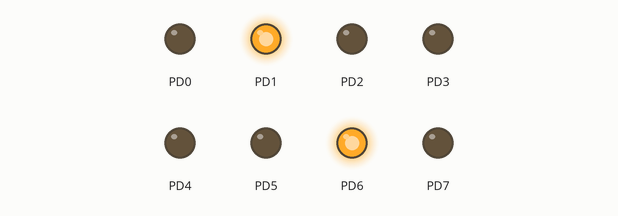
This program was run on a simulated ATmega32, built with avr-gcc and emulated at 8 MHz. Parts: output pins drawn as LEDs (lit = HIGH).

Above: at 0.38 s.
At 1.16 s:
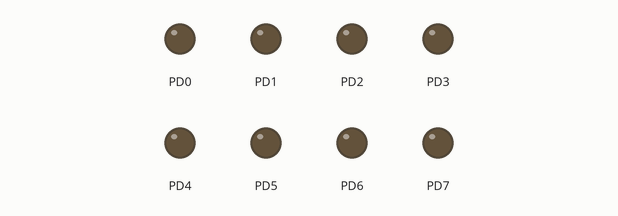
At 1.42 s:
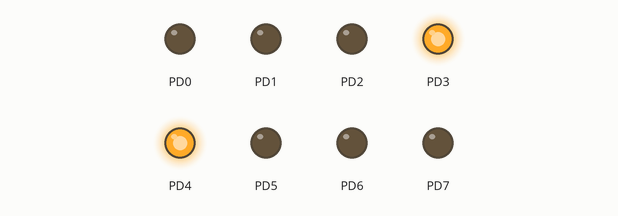
At 2.3 s:
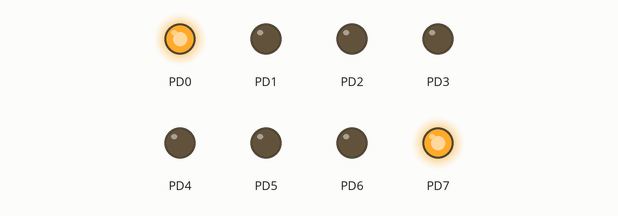
At 4.02 s:
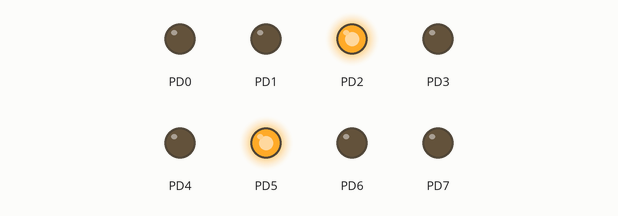
Timing chart, 0 to 5.4 s (numbered marks = the images above):
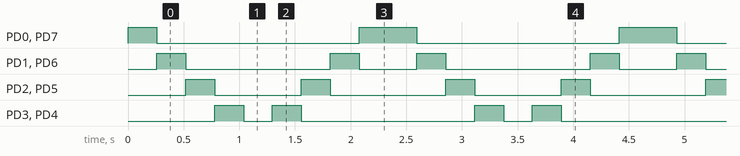

Measured:
- by itself, PD0, PD7: repeats every 2.3 s: LOW 1.8 s, HIGH 0.52 s
- by itself, PD1, PD6: repeats every 2.3 s: LOW 1.3 s, HIGH 0.26 s, LOW 0.52 s, HIGH 0.26 s
- by itself, PD2, PD5: repeats every 2.3 s: LOW 0.78 s, HIGH 0.26 s, LOW 1.0 s, HIGH 0.26 s
- by itself, PD3, PD4: repeats every 2.3 s: LOW 0.26 s, HIGH 0.26 s, LOW 1.6 s, HIGH 0.26 s

The program:

main.c
```c
/*
 *
 * <<<<<<<<<<<<<<<<<<<<<<<<<<<<<<<<<<<<<<<<<<<<<<<<<<<<<<<<<<<<<<<<<<<<<<<<<<<<<<<<<<<<<<<<<<<<<<<<<<<<<<<<<
 * <<<<<<<<<<<<<<<<<<<<<<<<<<<<<<<<<<<<<<<< Applications_On_Leds >>>>>>>>>>>>>>>>>>>>>>>>>>>>>>>>>>>>>>>>>>>>
 * >>>>>>>>>>>>>>>>>>>>>>>>>>>>>>>>>>>>>>>>>>>>>>>>>>>>>>>>>>>>>>>>>>>>>>>>>>>>>>>>>>>>>>>>>>>>>>>>>>>>>>>>>>
 *
 */

#include <util/delay.h>

#include "STD_TYPES.h"
#include "BIT_MATH.h"

#include "DIO_interface.h"
#include "LED_interface.h"

#define NUM_OF_LEDS    8
#define LOOP(N) for(u8 i = 0; i < N; ++i)

// Define All Configuration for LEDs
LED_Type_t Leds[NUM_OF_LEDS] = {
		              {LED_PORTD, LED_PIN0, ACTIVE_HIGH},
		              {LED_PORTD, LED_PIN1, ACTIVE_HIGH},
			      {LED_PORTD, LED_PIN2, ACTIVE_HIGH},
			      {LED_PORTD, LED_PIN3, ACTIVE_HIGH},
			      {LED_PORTD, LED_PIN4, ACTIVE_HIGH},
			      {LED_PORTD, LED_PIN5, ACTIVE_HIGH},
			      {LED_PORTD, LED_PIN6, ACTIVE_HIGH},
			      {LED_PORTD, LED_PIN7, ACTIVE_HIGH}
};

void flashingEvery1000ms              (void);
void shiftingLeftEvery250ms           (void);
void shiftingRightEvery250ms          (void);
void twoLedsConvergeEvery250ms        (void);
void twoLedsDivergeEvery250ms         (void);
void pingPongEvery250ms               (void);
void incrementingEvery250             (void);
void twoLedsConvergeDivergeEvery250ms (void);

void main()
{
	// Initialization Of LEDs
    LOOP(NUM_OF_LEDS)
    {
    	LED_voidInit   (Leds[i]);
    }

    while(1)
    {
    	twoLedsConvergeDivergeEvery250ms ();
    }
}

void flashingEvery1000ms              (void) {

	LOOP(NUM_OF_LEDS)
	{
		LED_voidOn (Leds[i]);
	}
	_delay_ms(1000);

	LOOP(NUM_OF_LEDS)
	{
		LED_voidOff (Leds[i]);
	}
	_delay_ms(1000);
}

void shiftingLeftEvery250ms           (void) {

	LOOP(NUM_OF_LEDS)
	{
		LED_voidOn     (Leds[i]);
		_delay_ms(250);
		LED_voidOff     (Leds[i]);
	}
}

void shiftingRightEvery250ms          (void) {

	LOOP(NUM_OF_LEDS)
	{
		LED_voidOn     (Leds[7 - i]);
		_delay_ms(250);
		LED_voidOff     (Leds[7 - i]);
	}
}

void twoLedsConvergeEvery250ms        (void) {

	LOOP(NUM_OF_LEDS / 2)
	{
		LED_voidOn     (Leds[i]);
		LED_voidOn     (Leds[7 - i]);
		_delay_ms(250);
		LED_voidOff     (Leds[i]);
		LED_voidOff     (Leds[7 - i]);
	}

}

void twoLedsDivergeEvery250ms         (void) {

	LOOP(NUM_OF_LEDS / 2)
	{
		LED_voidOn     (Leds[i + 4]);
		LED_voidOn     (Leds[3 - i]);
		_delay_ms(250);
		LED_voidOff     (Leds[i + 4]);
		LED_voidOff     (Leds[3 - i]);
	}
}

void pingPongEvery250ms               (void) {

	LOOP(NUM_OF_LEDS)
	{
		LED_voidOn     (Leds[i]);
		_delay_ms(250);
		LED_voidOff     (Leds[i]);
	}

	LOOP(NUM_OF_LEDS)
	{
		LED_voidOn     (Leds[7 - i]);
		_delay_ms(250);
		LED_voidOff     (Leds[7 - i]);
	}

	_delay_ms(250);
}

void incrementingEvery250             (void) {

	LOOP(NUM_OF_LEDS)
	{
		LED_voidOn     (Leds[i]);
		_delay_ms(250);
	}

	LOOP(NUM_OF_LEDS)
	{
		LED_voidOff     (Leds[i]);
	}

	_delay_ms(250);
}

void twoLedsConvergeDivergeEvery250ms (void) {

	LOOP(NUM_OF_LEDS / 2)
	{
		LED_voidOn     (Leds[i]);
		LED_voidOn     (Leds[7 - i]);
		_delay_ms(250);
		LED_voidOff     (Leds[i]);
		LED_voidOff     (Leds[7 - i]);
	}

	_delay_ms(250);

	LOOP(NUM_OF_LEDS / 2)
	{
		LED_voidOn     (Leds[i + 4]);
		LED_voidOn     (Leds[3 - i]);
		_delay_ms(250);
		LED_voidOff     (Leds[i + 4]);
		LED_voidOff     (Leds[3 - i]);
	}
}
```

LED_interface.h
```c
/*
 *<<<<<<<<<<<<<<<<<<<<<<<<<<<<<<<<<<<<<<<<<<<<  LED_interface.h   <<<<<<<<<<<<<<<<<<<<<<<<<<<<<<<<<<<<<<<<<<<<
 *
 *    Author   :  Gehad Hassanin
 *    Layer    :  HAL
 *    SWC      :  LED
 *
 */

#ifndef LED_INTERFACE_H_
#define LED_INTERFACE_H_

// PINS_Define
#define LED_PIN0 0
#define LED_PIN1 1
#define LED_PIN2 2
#define LED_PIN3 3
#define LED_PIN4 4
#define LED_PIN5 5
#define LED_PIN6 6
#define LED_PIN7 7

// PORTS_Define
#define LED_PORTA 0
#define LED_PORTB 1
#define LED_PORTC 2
#define LED_PORTD 3

// Connection_Type
#define ACTIVE_HIGH 1
#define ACTIVE_LOW  0

typedef struct {

	u8 Port;
	u8 Pin;
	u8 Active_State;
}LED_Type_t;

// LED_Operations
void LED_voidInit   (LED_Type_t Copy_structLedConfig);
void LED_voidOn     (LED_Type_t Copy_structLedConfig);
void LED_voidOff    (LED_Type_t Copy_structLedConfig);
void LED_voidToggle (LED_Type_t Copy_structLedConfig);


#endif // LED_INTERFACE_H_
```

LED_program.c
```c
/*
 *<<<<<<<<<<<<<<<<<<<<<<<<<<<<<<<<<<<<<<<<<<<<  LED_program.c   <<<<<<<<<<<<<<<<<<<<<<<<<<<<<<<<<<<<<<<<<<<<
 *
 *    Author   :  Gehad Hassanin
 *    Layer    :  HAL
 *    SWC      :  LED
 *
 */
#include <util/delay.h>

#include "STD_TYPES.h"
#include "BIT_MATH.h"

#include "DIO_interface.h"
#include "LED_interface.h"

#include "LED_private.h"

void LED_voidInit   (LED_Type_t Copy_structLedConfig)
{
	DIO_enumSetPinDirection (Copy_structLedConfig.Port, Copy_structLedConfig.Pin, DIO_PIN_OUTPUT);
}

void LED_voidOn     (LED_Type_t Copy_structLedConfig)
{
	if (Copy_structLedConfig.Active_State == ACTIVE_HIGH)
	{
		DIO_enumSetPinValue (Copy_structLedConfig.Port, Copy_structLedConfig.Pin, DIO_PIN_HIGH);
	}

	else if (Copy_structLedConfig.Active_State == ACTIVE_LOW)
	{
		DIO_enumSetPinValue (Copy_structLedConfig.Port, Copy_structLedConfig.Pin, DIO_PIN_LOW);
	}
}

void LED_voidOff    (LED_Type_t Copy_structLedConfig)
{
	if (Copy_structLedConfig.Active_State == ACTIVE_HIGH)
	{
		DIO_enumSetPinValue (Copy_structLedConfig.Port, Copy_structLedConfig.Pin, DIO_PIN_LOW);
	}

	else if (Copy_structLedConfig.Active_State == ACTIVE_LOW)
	{
		DIO_enumSetPinValue (Copy_structLedConfig.Port, Copy_structLedConfig.Pin, DIO_PIN_HIGH);
	}
}

void LED_voidToggle (LED_Type_t Copy_structLedConfig)
{
	DIO_enumTogglePinValue (Copy_structLedConfig.Port, Copy_structLedConfig.Pin);
}
```

BIT_MATH.h
```c
#ifndef BIT_MATH_H_
#define BIT_MATH_H_

//BIT_OPERATION
#define SET_BIT(reg,bit)   reg|=(1<<bit)
#define CLR_BIT(reg,bit)   reg&=(~(1<<bit))
#define TOG_BIT(reg,bit)   reg^=(1<<bit)
#define GET_BIT(reg,bit)   (reg&(1<<bit))>>bit

#endif // BIT_MATH_H_
```

DIO_interface.h
```c
/*
 * <<<<<<<<<<<<<<<<<<<<<<<<<<<<<<<<<<<<<<<<<<<<<<<<<<<<   DIO_interface.h   <<<<<<<<<<<<<<<<<<<<<<<<<<<<<<<<<<<<<<<<<<<<<<<<<<<
 *
 * Author  :  Gehad Hassanin
 * Layer   :  MCAL
 * SWC     :  DIO/GPIO
 *
 */

#ifndef DIO_INTERFACE_H_
#define DIO_INTERFACE_H_

typedef enum {
	DIO_NOK,
	DIO_OK
}DIO_ErrorStatus;

// PORTS_Defines
#define DIO_PORTA 0
#define DIO_PORTB 1
#define DIO_PORTC 2
#define DIO_PORTD 3

// PINS_Defines
#define DIO_PIN0 0
#define DIO_PIN1 1
#define DIO_PIN2 2
#define DIO_PIN3 3
#define DIO_PIN4 4
#define DIO_PIN5 5
#define DIO_PIN6 6
#define DIO_PIN7 7

// PIN_Direction
#define DIO_PIN_OUTPUT 1
#define DIO_PIN_INPUT 0

// PIN_Value_Options
#define DIO_PIN_HIGH 1
#define DIO_PIN_LOW  0

// PORT_Direction
#define DIO_PORT_OUTPUT 0xff
#define DIO_PORT_INPUT 0

// PORT_Value_Options
#define DIO_PORT_HIGH 0xff
#define DIO_PORT_LOW  0

// PINS
DIO_ErrorStatus DIO_enumSetPinDirection (u8 Copy_u8Port, u8 Copy_u8Pin, u8 Copy_u8Direction);
DIO_ErrorStatus DIO_enumSetPinValue     (u8 Copy_u8Port, u8 Copy_u8Pin, u8 Copy_u8Value    );
DIO_ErrorStatus DIO_enumGetPinValue     (u8 Copy_u8Port, u8 Copy_u8Pin, u8 *Copy_u8PtrData );
DIO_ErrorStatus DIO_enumTogglePinValue  (u8 Copy_u8Port, u8 Copy_u8Pin                               );

// PORTS
DIO_ErrorStatus DIO_enumSetPortDirection (u8 Copy_u8Port, u8 Copy_u8Direction);
DIO_ErrorStatus DIO_enumSetPortValue     (u8 Copy_u8Port, u8 Copy_u8Value    );
DIO_ErrorStatus DIO_enumGetPortValue     (u8 Copy_u8Port, u8 *Copy_u8PtrData );
DIO_ErrorStatus DIO_enumTogglePortValue  (u8 Copy_u8Port                               );

// NIBBLES
DIO_ErrorStatus DIO_enumWritHighNibbles (u8 Copy_u8Port, u8 Copy_u8Value);
DIO_ErrorStatus DIO_enumWritLowNibbles  (u8 Copy_u8Port, u8 Copy_u8Value);
#endif // DIO_INTERFACE_H_
```

DIO_private.h
```c
/*
 *<<<<<<<<<<<<<<<<<<<<<<<<<<<<<<<<<<<<<<<<<<<<   DIO_private.h   <<<<<<<<<<<<<<<<<<<<<<<<<<<<<<<<<<<<<<<<<<<<
 *
 *    Author   :  Gehad Hassanin
 *    Layer    :  MCAL
 *    SWC      :  DIO/GPIO
 *
 */

#ifndef DIO_PRIVATE_H_
#define DIO_PRIVATE_H_

/* PORtA_Register */
#define PORTA_Register  *((volatile u8*)0x3B)
#define DDRA_Register   *((volatile u8*)0x3A)
#define PINA_Register   *((volatile u8*)0x39)

/* PORtB_Register */
#define PORTB_Register  *((volatile u8*)0x38)
#define DDRB_Register   *((volatile u8*)0x37)
#define PINB_Register   *((volatile u8*)0x36)

/* PORtC_Register */
#define PORTC_Register  *((volatile u8*)0x35)
#define DDRC_Register   *((volatile u8*)0x34)
#define PINC_Register   *((volatile u8*)0x33)

/* PORtD_Register */
#define PORTD_Register  *((volatile u8*)0x32)
#define DDRD_Register   *((volatile u8*)0x31)
#define PIND_Register   *((volatile u8*)0x30)
#endif // DIO_PRIVATE_H_
```

DIO_program.c
```c
/*
 *<<<<<<<<<<<<<<<<<<<<<<<<<<<<<<<<<<<<<<<<<<<<   DIO_program.c   <<<<<<<<<<<<<<<<<<<<<<<<<<<<<<<<<<<<<<<<<<<<
 *
 *    Author   :  Gehad Hassanin
 *    Layer    :  MCAL
 *    SWC      :  DIO/GPIO
 *
 */

#include "STD_TYPES.h"
#include "BIT_MATH.h"

#include "DIO_interface.h"
#include "DIO_private.h"

/*<<<<<<<<<<<<<<<<<<<<<<<<<<<<<<<<<<<<<<<<<<<<<<<<<<<<<<<<<<<<<<<<<<< IO PIN <<<<<<<<<<<<<<<<<<<<<<<<<<<<<<<<<<<<<<<<<<<<<<<<<<<<<<<<<<<<<<<<<<<*/

DIO_ErrorStatus DIO_enumSetPinDirection (u8 Copy_u8Port, u8 Copy_u8Pin, u8 Copy_u8Direction)
{
	DIO_ErrorStatus LOC_enumState = DIO_OK;

	if (Copy_u8Port <= DIO_PORTD && Copy_u8Pin <= DIO_PIN7)
	{
		if (Copy_u8Direction == DIO_PIN_OUTPUT)
		{
			switch (Copy_u8Port)
			{
			case DIO_PORTA : SET_BIT(DDRA_Register, Copy_u8Pin); break;
			case DIO_PORTB : SET_BIT(DDRB_Register, Copy_u8Pin); break;
			case DIO_PORTC : SET_BIT(DDRC_Register, Copy_u8Pin); break;
			case DIO_PORTD : SET_BIT(DDRD_Register, Copy_u8Pin); break;
			}
		}

		else if (Copy_u8Direction == DIO_PIN_INPUT)
		{
			switch (Copy_u8Port)
			{
			case DIO_PORTA : CLR_BIT(DDRA_Register, Copy_u8Pin); break;
			case DIO_PORTB : CLR_BIT(DDRB_Register, Copy_u8Pin); break;
			case DIO_PORTC : CLR_BIT(DDRC_Register, Copy_u8Pin); break;
			case DIO_PORTD : CLR_BIT(DDRD_Register, Copy_u8Pin); break;
			}
		}

		else
		{
			LOC_enumState = DIO_NOK;
		}
	}

	else
	{
		LOC_enumState = DIO_NOK;
	}

	return LOC_enumState;
}

DIO_ErrorStatus DIO_enumSetPinValue     (u8 Copy_u8Port, u8 Copy_u8Pin, u8 Copy_u8Value    )
{
	DIO_ErrorStatus LOC_enumState = DIO_OK;

	if (Copy_u8Port <= DIO_PORTD && Copy_u8Pin <= DIO_PIN7)
	{
		if (Copy_u8Value == DIO_PIN_HIGH)
		{
			switch (Copy_u8Port)
			{
			case DIO_PORTA : SET_BIT(PORTA_Register, Copy_u8Pin); break;
			case DIO_PORTB : SET_BIT(PORTB_Register, Copy_u8Pin); break;
			case DIO_PORTC : SET_BIT(PORTC_Register, Copy_u8Pin); break;
			case DIO_PORTD : SET_BIT(PORTD_Register, Copy_u8Pin); break;
			}
		}

		else if (Copy_u8Value == DIO_PIN_LOW)
		{
			switch (Copy_u8Port)
			{
			case DIO_PORTA : CLR_BIT(PORTA_Register, Copy_u8Pin); break;
			case DIO_PORTB : CLR_BIT(PORTB_Register, Copy_u8Pin); break;
			case DIO_PORTC : CLR_BIT(PORTC_Register, Copy_u8Pin); break;
			case DIO_PORTD : CLR_BIT(PORTD_Register, Copy_u8Pin); break;
			}
		}

		else
		{
			LOC_enumState = DIO_NOK;
		}
	}

	else
	{
		LOC_enumState = DIO_NOK;
	}

	return LOC_enumState;
}

DIO_ErrorStatus DIO_enumGetPinValue     (u8 Copy_u8Port, u8 Copy_u8Pin, u8 *Copy_u8PtrData )
{
	DIO_ErrorStatus LOC_enumState = DIO_OK;

	if (Copy_u8Port <= DIO_PORTD && Copy_u8Pin <= DIO_PIN7)
	{
		switch (Copy_u8Port)
		{
		case DIO_PORTA : *Copy_u8PtrData = GET_BIT(PINA_Register, Copy_u8Pin); break;
		case DIO_PORTB : *Copy_u8PtrData = GET_BIT(PINB_Register, Copy_u8Pin); break;
		case DIO_PORTC : *Copy_u8PtrData = GET_BIT(PINC_Register, Copy_u8Pin); break;
		case DIO_PORTD : *Copy_u8PtrData = GET_BIT(PIND_Register, Copy_u8Pin); break;
		}
	}

	else
	{
		LOC_enumState = DIO_NOK;
	}

	return LOC_enumState;
}

DIO_ErrorStatus DIO_enumTogglePinValue  (u8 Copy_u8Port, u8 Copy_u8Pin                               )
{
	DIO_ErrorStatus LOC_enumState = DIO_OK;

	if (Copy_u8Port <= DIO_PORTD && Copy_u8Pin <= DIO_PIN7)
	{
		switch (Copy_u8Port)
		{
		case DIO_PORTA : TOG_BIT(PORTA_Register, Copy_u8Pin); break;
		case DIO_PORTB : TOG_BIT(PORTB_Register, Copy_u8Pin); break;
		case DIO_PORTC : TOG_BIT(PORTC_Register, Copy_u8Pin); break;
		case DIO_PORTD : TOG_BIT(PORTD_Register, Copy_u8Pin); break;
		}
	}

	else
	{
		LOC_enumState = DIO_NOK;
	}

	return LOC_enumState;
}

/*<<<<<<<<<<<<<<<<<<<<<<<<<<<<<<<<<<<<<<<<<<<<<<<<<<<<<<<<<<<<<<<<<<< IO PORT <<<<<<<<<<<<<<<<<<<<<<<<<<<<<<<<<<<<<<<<<<<<<<<<<<<<<<<<<<<<<<<<<<<*/

DIO_ErrorStatus DIO_enumSetPortDirection (u8 Copy_u8Port, u8 Copy_u8Direction)
{
	DIO_ErrorStatus LOC_enumState = DIO_OK;

	if (Copy_u8Port <= DIO_PORTD)
	{
		switch (Copy_u8Port)
		{
		case DIO_PORTA : DDRA_Register = Copy_u8Direction; break;
		case DIO_PORTB : DDRB_Register = Copy_u8Direction; break;
		case DIO_PORTC : DDRC_Register = Copy_u8Direction; break;
		case DIO_PORTD : DDRD_Register = Copy_u8Direction; break;
		default        : LOC_enumState = DIO_NOK              ; break;
		}
	}

	else
	{
		LOC_enumState = DIO_NOK;
	}

	return LOC_enumState;
}

DIO_ErrorStatus DIO_enumSetPortValue     (u8 Copy_u8Port, u8 Copy_u8Value    )
{
	DIO_ErrorStatus LOC_enumState = DIO_OK;

	if (Copy_u8Port <= DIO_PORTD)
	{
		switch (Copy_u8Port)
		{
		case DIO_PORTA : PORTA_Register = Copy_u8Value; break;
		case DIO_PORTB : PORTB_Register = Copy_u8Value; break;
		case DIO_PORTC : PORTC_Register = Copy_u8Value; break;
		case DIO_PORTD : PORTD_Register = Copy_u8Value; break;
		default        : LOC_enumState  = DIO_NOK          ; break;
		}
	}

	else
	{
		LOC_enumState = DIO_NOK;
	}

	return LOC_enumState;
}

DIO_ErrorStatus DIO_enumGetPortValue     (u8 Copy_u8Port, u8 *Copy_u8PtrData )
{
	DIO_ErrorStatus LOC_enumState = DIO_OK;

	if (Copy_u8Port <= DIO_PORTD)
	{
		switch (Copy_u8Port)
		{
		case DIO_PORTA : *Copy_u8PtrData = PINA_Register; break;
		case DIO_PORTB : *Copy_u8PtrData = PINB_Register; break;
		case DIO_PORTC : *Copy_u8PtrData = PINC_Register; break;
		case DIO_PORTD : *Copy_u8PtrData = PIND_Register; break;
		default        : LOC_enumState        = DIO_NOK      ; break;
		}
	}
	else
	{
		LOC_enumState = DIO_NOK;
	}

	return LOC_enumState;
}

DIO_ErrorStatus DIO_enumTogglePortValue  (u8 Copy_u8Port                               )
{
	DIO_ErrorStatus LOC_enumState = DIO_OK;

	if (Copy_u8Port <= DIO_PORTD)
	{
		switch (Copy_u8Port)
		{
		case DIO_PORTA : PORTA_Register = ~ PORTA_Register; break;
		case DIO_PORTB : PORTB_Register = ~ PORTB_Register; break;
		case DIO_PORTC : PORTC_Register = ~ PORTC_Register; break;
		case DIO_PORTD : PORTD_Register = ~ PORTD_Register; break;
		default        : LOC_enumState  = DIO_NOK         ; break;
		}
	}

	else
	{
		LOC_enumState = DIO_NOK;
	}

	return LOC_enumState;
}

/*<<<<<<<<<<<<<<<<<<<<<<<<<<<<<<<<<<<<<<<<<<<<<<<<<<<<<<<<<<<<<<<<<<< IO NIBBLES <<<<<<<<<<<<<<<<<<<<<<<<<<<<<<<<<<<<<<<<<<<<<<<<<<<<<<<<<<<<<<<<<<<*/

DIO_ErrorStatus DIO_enumWritHighNibbles (u8 Copy_u8Port, u8 Copy_u8Value)
{
	DIO_ErrorStatus LOC_enumState = DIO_OK;

	if (Copy_u8Port <= DIO_PORTD)
	{
		Copy_u8Value <<= 4;

		switch (Copy_u8Port)
		{
		case DIO_PORTA :
			PORTA_Register &= 0x0f;
			PORTA_Register |= Copy_u8Value;
		    break;
		case DIO_PORTB :
		    PORTB_Register &= 0x0f;
			PORTB_Register |= Copy_u8Value;
		    break;
		case DIO_PORTC :
			PORTC_Register &= 0x0f;
			PORTC_Register |= Copy_u8Value;
		    break;
		case DIO_PORTD :
			PORTD_Register &= 0x0f;
			PORTD_Register |= Copy_u8Value;
		    break;
		default : LOC_enumState = DIO_NOK;
		    break;
		}
	}

	else
	{
		LOC_enumState = DIO_NOK;
	}

	return LOC_enumState;
}

DIO_ErrorStatus DIO_enumWritLowNibbles  (u8 Copy_u8Port, u8 Copy_u8Value)
{
	DIO_ErrorStatus LOC_enumState = DIO_OK;

	if (Copy_u8Port <= DIO_PORTD)
	{
		switch (Copy_u8Port)
		{
		case DIO_PORTA :
			PORTA_Register &= 0xf0;
			PORTA_Register |= Copy_u8Value;
		    break;
		case DIO_PORTB :
			PORTB_Register &= 0xf0;
			PORTB_Register |= Copy_u8Value;
		    break;
		case DIO_PORTC :
			PORTC_Register &= 0xf0;
			PORTC_Register |= Copy_u8Value;
		    break;
		case DIO_PORTD :
			PORTD_Register &= 0xf0;
			PORTD_Register |= Copy_u8Value;
		    break;
		default : LOC_enumState = DIO_NOK;
		    break;
		}
	}

	else
	{
		LOC_enumState = DIO_NOK;
	}

	return LOC_enumState;
}
```

LED_private.h
```c
/*
 *<<<<<<<<<<<<<<<<<<<<<<<<<<<<<<<<<<<<<<<<<<<<  LED_private.h   <<<<<<<<<<<<<<<<<<<<<<<<<<<<<<<<<<<<<<<<<<<<
 *
 *    Author   :  Gehad Hassanin
 *    Layer    :  HAL
 *    SWC      :  LED
 *
 */

#ifndef LED_PRIVATE_H_
#define LED_PRIVATE_H_


#endif // LED_PRIVATE_H_
```

STD_TYPES.h
```c
#ifndef STD_TYPES_H_
#define STD_TYPES_H_

typedef unsigned char      u8;
typedef signed  char       s8;

typedef unsigned short     u16;
typedef signed  short      s16;

typedef unsigned long      u32;
typedef signed  long       s32;

typedef unsigned long long u64;
typedef signed  long long  s64;

typedef float              f32;
typedef double             f64;
#endif // STD_TYPES_H_INCLUDED
```
